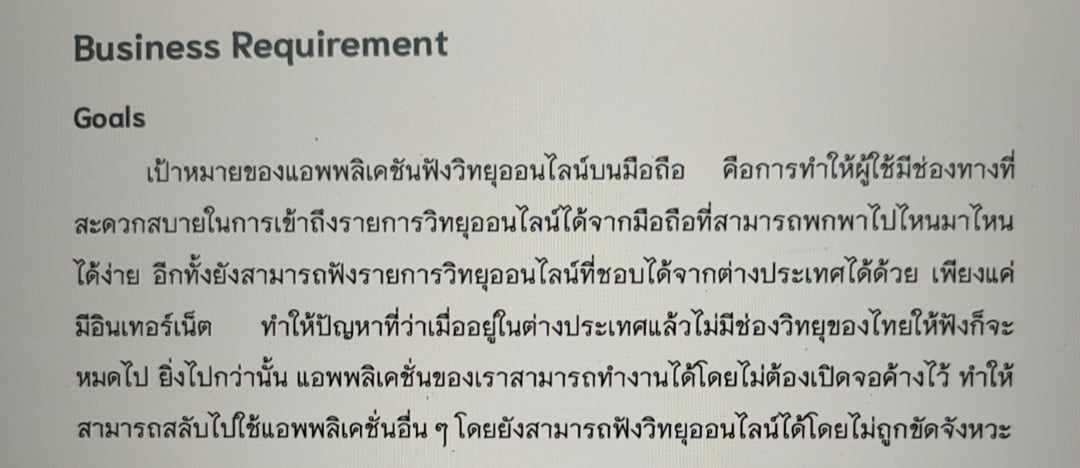
#> input picture images/SRS.jpg, 1080 x 468 px
$ python Qvism.py
#> lines starting #> are read from the running program, lines starting #| are printed output that depends on the picture; after the words box and inside, x2 and y2 are one past the last pixel; in counts of white or black regions, pixels touching at a corner belong together
# brew install tesseract tesseract-lang
# pip install pytesseract
# export TESSDATA_PREFIX=/opt/homebrew/Cellar/tesseract/5.3.4/share/tessdata
# https://github.com/tesseract-ocr/tessdata_best/tree/main

import os
import cv2
import numpy as np
import pytesseract
from PIL import Image

config = r'--tessdata-dir "/opt/homebrew/Cellar/tesseract/5.3.4/share/tessdata"'

# check available langs
# print(pytesseract.get_languages(config=config))

filename = 'SRS.jpg'
lang = 'thai_best+eng_best'

# read image
img = Image.open(f'images/{filename}')
#> img is the input picture: PIL image 1080x468 RGB; mean R, G, B 175.9, 176.6, 169.3

# increase dpi to 300
img.save('images/tmp.png', dpi=(300,300))
tmp = Image.open('images/tmp.png')
os.remove('images/tmp.png')

# convert to grayscale
img_gray = tmp.convert("L")

# [11 lines of commented-out code are left out]
ret, thresh = cv2.threshold(np.array(img_gray), 0, 255, cv2.THRESH_BINARY+cv2.THRESH_OTSU)
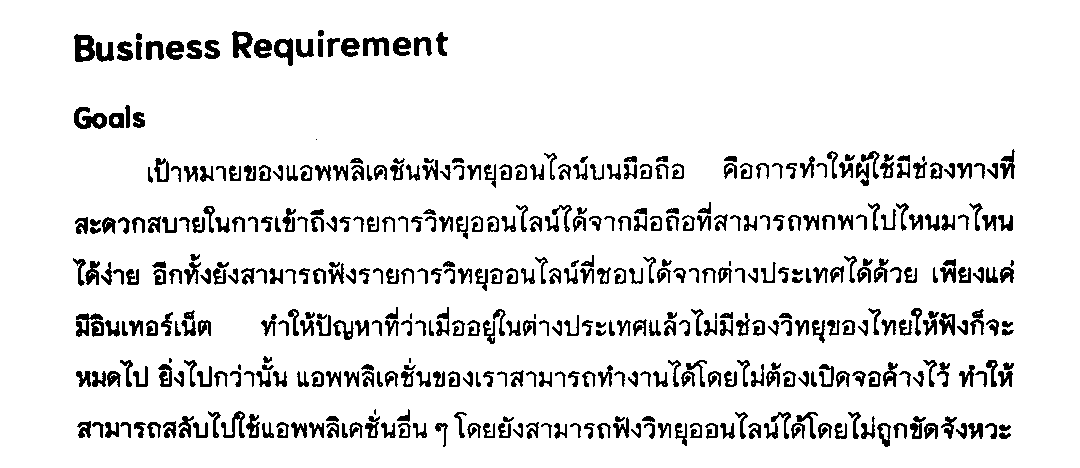
#> thresh: shape (468, 1080); 90.4% white; 454 black regions (11 under 20 px), largest, box (x1, y1, x2, y2) and area: (76, 313, 104, 337) 422, (74, 107, 107, 129) 410, (74, 34, 95, 62) 406
#> ret = 131
thresh = Image.fromarray(np.uint8(thresh))
thresh.save('images/thresh.png')

# execute tesseract ocr
print('[Qvism]: Loading...')
#> (the run stopped early here; a loop or call above may not have finished)
